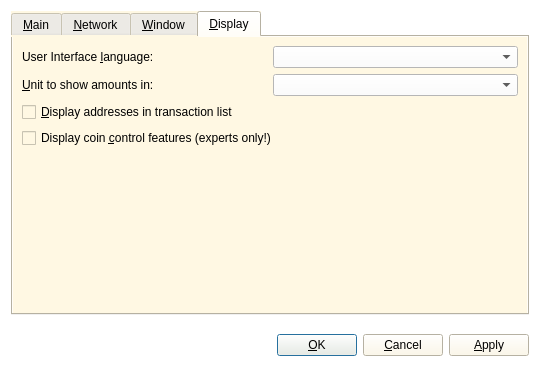
<?xml version="1.0" encoding="UTF-8"?>
<ui version="4.0">
 <class>OptionsDialog</class>
 <widget class="QDialog" name="OptionsDialog">
  <property name="geometry">
   <rect>
    <x>0</x>
    <y>0</y>
    <width>540</width>
    <height>380</height>
   </rect>
  </property>
  <property name="windowTitle">
   <string>Options</string>
  </property>
  <property name="styleSheet">
   <string notr="true">background-color: rgb(255, 255, 255);</string>
  </property>
  <property name="modal">
   <bool>true</bool>
  </property>
  <layout class="QVBoxLayout" name="verticalLayout">
   <item>
    <widget class="QTabWidget" name="tabWidget">
     <property name="styleSheet">
      <string notr="true">background-color: rgb(255, 248, 227);</string>
     </property>
     <property name="tabPosition">
      <enum>QTabWidget::North</enum>
     </property>
     <property name="currentIndex">
      <number>3</number>
     </property>
     <widget class="QWidget" name="tabMain">
      <attribute name="title">
       <string>&amp;Main</string>
      </attribute>
      <layout class="QVBoxLayout" name="verticalLayout_Main">
       <item>
        <widget class="QLabel" name="transactionFeeInfoLabel">
         <property name="text">
          <string>Optional transaction fee per kB that helps make sure your transactions are processed quickly. Most transactions are 1 kB. Fee 0.01 recommended.</string>
         </property>
         <property name="textFormat">
          <enum>Qt::PlainText</enum>
         </property>
         <property name="wordWrap">
          <bool>true</bool>
         </property>
        </widget>
       </item>
       <item>
        <layout class="QHBoxLayout" name="horizontalLayoutFee">
         <item>
          <widget class="QLabel" name="transactionFeeLabel">
           <property name="text">
            <string>Pay transaction &amp;fee</string>
           </property>
           <property name="textFormat">
            <enum>Qt::PlainText</enum>
           </property>
           <property name="buddy">
            <cstring>transactionFee</cstring>
           </property>
          </widget>
         </item>
         <item>
          <widget class="BitcoinAmountField" name="transactionFee"/>
         </item>
         <item>
          <spacer name="horizontalSpacerFee">
           <property name="orientation">
            <enum>Qt::Horizontal</enum>
           </property>
           <property name="sizeHint" stdset="0">
            <size>
             <width>40</width>
             <height>20</height>
            </size>
           </property>
          </spacer>
         </item>
        </layout>
       </item>
       <item>
        <widget class="QLabel" name="reserveBalanceInfoLabel">
         <property name="text">
          <string>Reserved amount does not participate in staking and is therefore spendable at any time.</string>
         </property>
         <property name="textFormat">
          <enum>Qt::PlainText</enum>
         </property>
         <property name="wordWrap">
          <bool>true</bool>
         </property>
        </widget>
       </item>
       <item>
        <layout class="QHBoxLayout" name="horizontalLayoutReserveBalance">
         <item>
          <widget class="QLabel" name="reserveBalanceLabel">
           <property name="text">
            <string>Reserve</string>
           </property>
           <property name="textFormat">
            <enum>Qt::PlainText</enum>
           </property>
           <property name="buddy">
            <cstring>reserveBalance</cstring>
           </property>
          </widget>
         </item>
         <item>
          <widget class="BitcoinAmountField" name="reserveBalance"/>
         </item>
         <item>
          <spacer name="horizontalSpacerReserveBalance">
           <property name="orientation">
            <enum>Qt::Horizontal</enum>
           </property>
           <property name="sizeHint" stdset="0">
            <size>
             <width>40</width>
             <height>20</height>
            </size>
           </property>
          </spacer>
         </item>
        </layout>
       </item>
       <item>
        <widget class="QCheckBox" name="bitcoinAtStartup">
         <property name="toolTip">
          <string>Automatically start rain after logging in to the system.</string>
         </property>
         <property name="text">
          <string>&amp;Start Condensation-Qt on system login</string>
         </property>
        </widget>
       </item>
       <item>
        <widget class="QCheckBox" name="detachDatabases">
         <property name="toolTip">
          <string>Detach block and address databases at shutdown. This means they can be moved to another data directory, but it slows down shutdown. The wallet is always detached.</string>
         </property>
         <property name="text">
          <string>&amp;Detach databases at shutdown</string>
         </property>
        </widget>
       </item>
       <item>
        <spacer name="verticalSpacer_Main">
         <property name="orientation">
          <enum>Qt::Vertical</enum>
         </property>
         <property name="sizeHint" stdset="0">
          <size>
           <width>20</width>
           <height>40</height>
          </size>
         </property>
        </spacer>
       </item>
      </layout>
     </widget>
     <widget class="QWidget" name="tabNetwork">
      <attribute name="title">
       <string>&amp;Network</string>
      </attribute>
      <layout class="QVBoxLayout" name="verticalLayout_Network">
       <item>
        <widget class="QCheckBox" name="mapPortUpnp">
         <property name="toolTip">
          <string>Automatically open the rain client port on the router. This only works when your router supports UPnP and it is enabled.</string>
         </property>
         <property name="text">
          <string>Map port using &amp;UPnP</string>
         </property>
        </widget>
       </item>
       <item>
        <widget class="QCheckBox" name="connectSocks">
         <property name="toolTip">
          <string>Connect to the rain network through a SOCKS proxy (e.g. when connecting through Tor).</string>
         </property>
         <property name="text">
          <string>&amp;Connect through SOCKS proxy:</string>
         </property>
        </widget>
       </item>
       <item>
        <layout class="QHBoxLayout" name="horizontalLayout_Network">
         <item>
          <widget class="QLabel" name="proxyIpLabel">
           <property name="text">
            <string>Proxy &amp;IP:</string>
           </property>
           <property name="textFormat">
            <enum>Qt::PlainText</enum>
           </property>
           <property name="buddy">
            <cstring>proxyIp</cstring>
           </property>
          </widget>
         </item>
         <item>
          <widget class="QValidatedLineEdit" name="proxyIp">
           <property name="maximumSize">
            <size>
             <width>140</width>
             <height>16777215</height>
            </size>
           </property>
           <property name="toolTip">
            <string>IP address of the proxy (e.g. 127.0.0.1)</string>
           </property>
           <property name="styleSheet">
            <string notr="true">background-color: rgb(223, 191, 191);</string>
           </property>
          </widget>
         </item>
         <item>
          <widget class="QLabel" name="proxyPortLabel">
           <property name="text">
            <string>&amp;Port:</string>
           </property>
           <property name="textFormat">
            <enum>Qt::PlainText</enum>
           </property>
           <property name="buddy">
            <cstring>proxyPort</cstring>
           </property>
          </widget>
         </item>
         <item>
          <widget class="QLineEdit" name="proxyPort">
           <property name="maximumSize">
            <size>
             <width>55</width>
             <height>16777215</height>
            </size>
           </property>
           <property name="toolTip">
            <string>Port of the proxy (e.g. 9050)</string>
           </property>
           <property name="styleSheet">
            <string notr="true">background-color: rgb(223, 191, 191);</string>
           </property>
          </widget>
         </item>
         <item>
          <widget class="QLabel" name="socksVersionLabel">
           <property name="text">
            <string>SOCKS &amp;Version:</string>
           </property>
           <property name="textFormat">
            <enum>Qt::PlainText</enum>
           </property>
           <property name="buddy">
            <cstring>socksVersion</cstring>
           </property>
          </widget>
         </item>
         <item>
          <widget class="QValueComboBox" name="socksVersion">
           <property name="toolTip">
            <string>SOCKS version of the proxy (e.g. 5)</string>
           </property>
          </widget>
         </item>
         <item>
          <spacer name="horizontalSpacer_Network">
           <property name="orientation">
            <enum>Qt::Horizontal</enum>
           </property>
           <property name="sizeHint" stdset="0">
            <size>
             <width>40</width>
             <height>20</height>
            </size>
           </property>
          </spacer>
         </item>
        </layout>
       </item>
       <item>
        <spacer name="verticalSpacer_Network">
         <property name="orientation">
          <enum>Qt::Vertical</enum>
         </property>
         <property name="sizeHint" stdset="0">
          <size>
           <width>20</width>
           <height>40</height>
          </size>
         </property>
        </spacer>
       </item>
      </layout>
     </widget>
     <widget class="QWidget" name="tabWindow">
      <attribute name="title">
       <string>&amp;Window</string>
      </attribute>
      <layout class="QVBoxLayout" name="verticalLayout_Window">
       <item>
        <widget class="QCheckBox" name="minimizeToTray">
         <property name="toolTip">
          <string>Show only a tray icon after minimizing the window.</string>
         </property>
         <property name="text">
          <string>&amp;Minimize to the tray instead of the taskbar</string>
         </property>
        </widget>
       </item>
       <item>
        <widget class="QCheckBox" name="minimizeOnClose">
         <property name="toolTip">
          <string>Minimize instead of exit the application when the window is closed. When this option is enabled, the application will be closed only after selecting Quit in the menu.</string>
         </property>
         <property name="text">
          <string>M&amp;inimize on close</string>
         </property>
        </widget>
       </item>
       <item>
        <spacer name="verticalSpacer_Window">
         <property name="orientation">
          <enum>Qt::Vertical</enum>
         </property>
         <property name="sizeHint" stdset="0">
          <size>
           <width>20</width>
           <height>40</height>
          </size>
         </property>
        </spacer>
       </item>
      </layout>
     </widget>
     <widget class="QWidget" name="tabDisplay">
      <attribute name="title">
       <string>&amp;Display</string>
      </attribute>
      <layout class="QVBoxLayout" name="verticalLayout_Display">
       <item>
        <layout class="QHBoxLayout" name="horizontalLayout_1_Display">
         <item>
          <widget class="QLabel" name="langLabel">
           <property name="text">
            <string>User Interface &amp;language:</string>
           </property>
           <property name="textFormat">
            <enum>Qt::PlainText</enum>
           </property>
           <property name="buddy">
            <cstring>lang</cstring>
           </property>
          </widget>
         </item>
         <item>
          <widget class="QValueComboBox" name="lang">
           <property name="toolTip">
            <string>The user interface language can be set here. This setting will take effect after restarting rain.</string>
           </property>
           <property name="styleSheet">
            <string notr="true">background-color: rgb(255, 255, 255);</string>
           </property>
          </widget>
         </item>
        </layout>
       </item>
       <item>
        <layout class="QHBoxLayout" name="horizontalLayout_2_Display">
         <item>
          <widget class="QLabel" name="unitLabel">
           <property name="text">
            <string>&amp;Unit to show amounts in:</string>
           </property>
           <property name="textFormat">
            <enum>Qt::PlainText</enum>
           </property>
           <property name="buddy">
            <cstring>unit</cstring>
           </property>
          </widget>
         </item>
         <item>
          <widget class="QValueComboBox" name="unit">
           <property name="toolTip">
            <string>Choose the default subdivision unit to show in the interface and when sending coins.</string>
           </property>
           <property name="styleSheet">
            <string notr="true">background-color: rgb(255, 255, 255);</string>
           </property>
          </widget>
         </item>
        </layout>
       </item>
       <item>
        <widget class="QCheckBox" name="displayAddresses">
         <property name="toolTip">
          <string>Whether to show rain addresses in the transaction list or not.</string>
         </property>
         <property name="text">
          <string>&amp;Display addresses in transaction list</string>
         </property>
        </widget>
       </item>
       <item>
        <widget class="QCheckBox" name="coinControlFeatures">
         <property name="toolTip">
          <string>Whether to show coin control features or not.</string>
         </property>
         <property name="text">
          <string>Display coin &amp;control features (experts only!)</string>
         </property>
        </widget>
       </item>
       <item>
        <spacer name="verticalSpacer_Display">
         <property name="orientation">
          <enum>Qt::Vertical</enum>
         </property>
         <property name="sizeHint" stdset="0">
          <size>
           <width>20</width>
           <height>40</height>
          </size>
         </property>
        </spacer>
       </item>
      </layout>
     </widget>
    </widget>
   </item>
   <item>
    <layout class="QHBoxLayout" name="horizontalLayout_Buttons">
     <item>
      <spacer name="horizontalSpacer_1">
       <property name="orientation">
        <enum>Qt::Horizontal</enum>
       </property>
       <property name="sizeHint" stdset="0">
        <size>
         <width>40</width>
         <height>48</height>
        </size>
       </property>
      </spacer>
     </item>
     <item>
      <widget class="QLabel" name="statusLabel">
       <property name="font">
        <font>
         <weight>75</weight>
         <bold>true</bold>
        </font>
       </property>
       <property name="text">
        <string/>
       </property>
       <property name="textFormat">
        <enum>Qt::PlainText</enum>
       </property>
       <property name="wordWrap">
        <bool>true</bool>
       </property>
      </widget>
     </item>
     <item>
      <spacer name="horizontalSpacer_2">
       <property name="orientation">
        <enum>Qt::Horizontal</enum>
       </property>
       <property name="sizeHint" stdset="0">
        <size>
         <width>40</width>
         <height>48</height>
        </size>
       </property>
      </spacer>
     </item>
     <item>
      <widget class="QPushButton" name="okButton">
       <property name="autoFillBackground">
        <bool>false</bool>
       </property>
       <property name="styleSheet">
        <string notr="true">background-color: rgb(255, 248, 227);</string>
       </property>
       <property name="text">
        <string>&amp;OK</string>
       </property>
      </widget>
     </item>
     <item>
      <widget class="QPushButton" name="cancelButton">
       <property name="styleSheet">
        <string notr="true">background-color: rgb(255, 248, 227);</string>
       </property>
       <property name="text">
        <string>&amp;Cancel</string>
       </property>
       <property name="autoDefault">
        <bool>false</bool>
       </property>
      </widget>
     </item>
     <item>
      <widget class="QPushButton" name="applyButton">
       <property name="styleSheet">
        <string notr="true">background-color: rgb(255, 248, 227);</string>
       </property>
       <property name="text">
        <string>&amp;Apply</string>
       </property>
       <property name="autoDefault">
        <bool>false</bool>
       </property>
      </widget>
     </item>
    </layout>
   </item>
  </layout>
 </widget>
 <customwidgets>
  <customwidget>
   <class>BitcoinAmountField</class>
   <extends>QLineEdit</extends>
   <header>bitcoinamountfield.h</header>
   <container>1</container>
  </customwidget>
  <customwidget>
   <class>QValidatedLineEdit</class>
   <extends>QLineEdit</extends>
   <header>qvalidatedlineedit.h</header>
  </customwidget>
  <customwidget>
   <class>QValueComboBox</class>
   <extends>QComboBox</extends>
   <header>qvaluecombobox.h</header>
  </customwidget>
 </customwidgets>
 <resources/>
 <connections/>
</ui>
